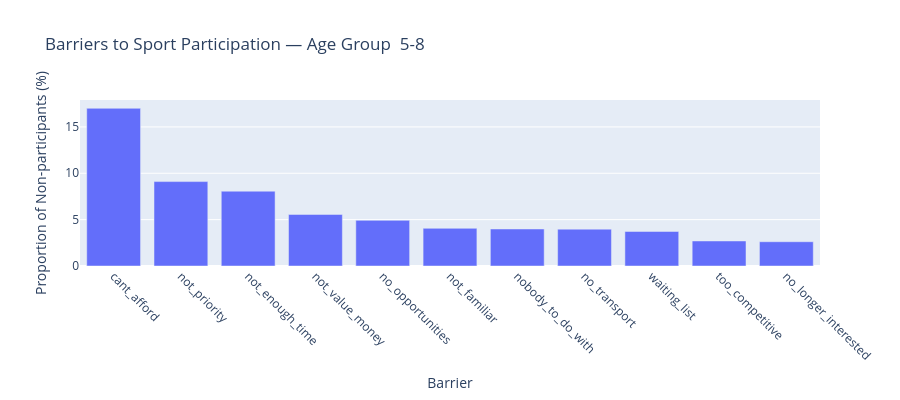
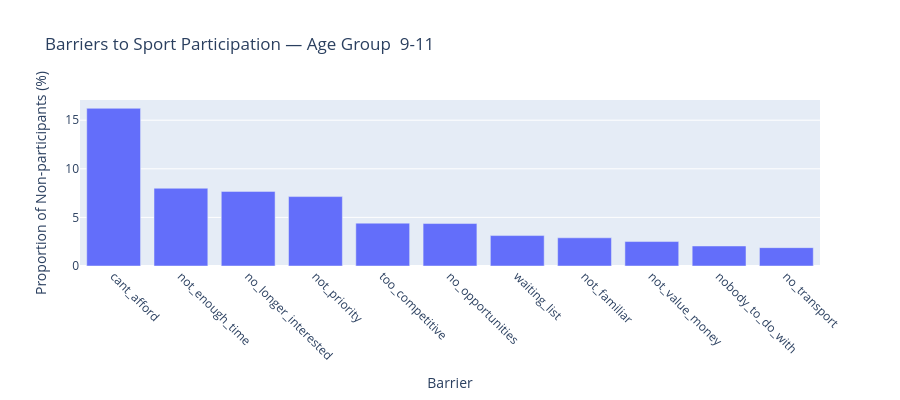
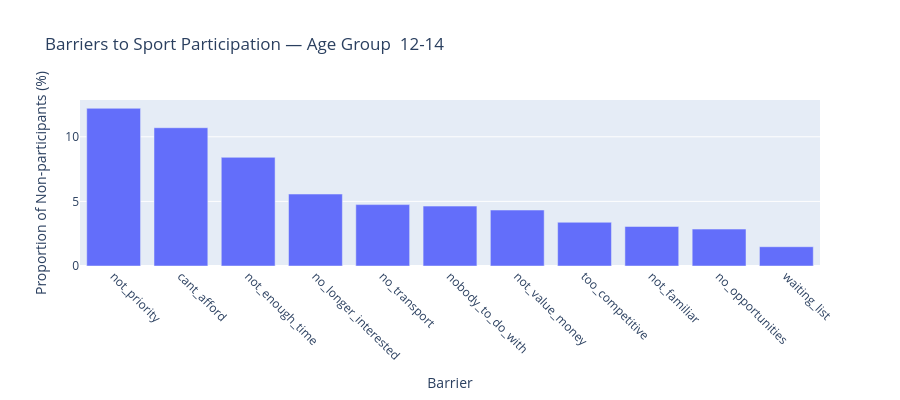
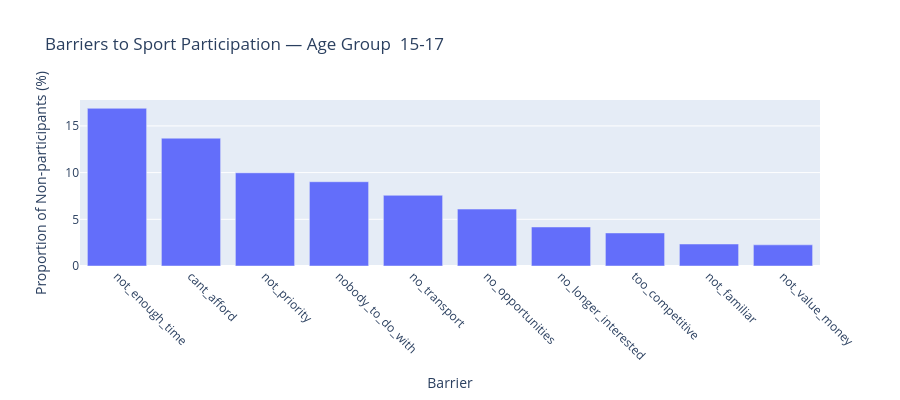

The cell these charts' notebook holds for them, in order:
### Markdown cell above
For visualisation, the analysis uses bar charts where each chart represents the proportion of each barrier for a specific age group. To achieve descending order for each chart individually, each row of the dataframe was separated and plotted independently.

Each bar chart contains proportion percentage on the y-axis and barrier names on the x-axis for readability. By looking at these charts, the ASC can identify major barriers and patterns more easily than looking at a combined table.

### Code cell
# Separate each age group into individual dataframes
age_groups = [' 5-8', ' 9-11', ' 12-14', ' 15-17']
dfs = {}

for age in age_groups:
    row = combined_barriers.loc[age].dropna().sort_values(ascending=False)
    dfs[age] = row
# Plot each age group separately
for age, data in dfs.items():
    fig = px.bar(
        x=data.index,
        y=data.values * 100,
        title=f'Barriers to Sport Participation — Age Group {age}',
        labels={'x': 'Barrier', 'y': 'Proportion of Non-participants (%)'},
        width=900,
        height=400
    )
    fig.update_xaxes(tickangle=45)
    fig.show()

### Figure 1 — Plotly figure (JSON) as saved in the notebook; plotly's stock layout.template omitted (floating-point values rounded to 4 significant figures)
{"data": [{"hovertemplate": "Barrier=%{x}<br>Proportion of Non-participants (%)=%{y}<extra></extra>", "legendgroup": "", "marker": {"color": "#636efa", "pattern": {"shape": ""}}, "name": "", "orientation": "v", "showlegend": false, "textposition": "auto", "type": "bar", "x": ["cant_afford", "not_priority", "not_enough_time", "not_value_money", "no_opportunities", "not_familiar", "nobody_to_do_with", "no_transport", "waiting_list", "too_competitive", "no_longer_interested"], "xaxis": "x", "y": [17.01, 9.104, 8.069, 5.559, 4.924, 4.064, 3.992, 3.972, 3.723, 2.698, 2.617], "yaxis": "y"}], "layout": {"barmode": "relative", "height": 400, "legend": {"tracegroupgap": 0}, "title": {"text": "Barriers to Sport Participation — Age Group  5-8"}, "width": 900, "xaxis": {"anchor": "y", "domain": [0, 1], "tickangle": 45, "title": {"text": "Barrier"}}, "yaxis": {"anchor": "x", "domain": [0, 1], "title": {"text": "Proportion of Non-participants (%)"}}}}

### Figure 2 — Plotly figure (JSON) as saved in the notebook; plotly's stock layout.template omitted (floating-point values rounded to 4 significant figures)
{"data": [{"hovertemplate": "Barrier=%{x}<br>Proportion of Non-participants (%)=%{y}<extra></extra>", "legendgroup": "", "marker": {"color": "#636efa", "pattern": {"shape": ""}}, "name": "", "orientation": "v", "showlegend": false, "textposition": "auto", "type": "bar", "x": ["cant_afford", "not_enough_time", "no_longer_interested", "not_priority", "too_competitive", "no_opportunities", "waiting_list", "not_familiar", "not_value_money", "nobody_to_do_with", "no_transport"], "xaxis": "x", "y": [16.22, 7.998, 7.676, 7.14, 4.408, 4.368, 3.131, 2.9, 2.516, 2.058, 1.888], "yaxis": "y"}], "layout": {"barmode": "relative", "height": 400, "legend": {"tracegroupgap": 0}, "title": {"text": "Barriers to Sport Participation — Age Group  9-11"}, "width": 900, "xaxis": {"anchor": "y", "domain": [0, 1], "tickangle": 45, "title": {"text": "Barrier"}}, "yaxis": {"anchor": "x", "domain": [0, 1], "title": {"text": "Proportion of Non-participants (%)"}}}}

### Figure 3 — Plotly figure (JSON) as saved in the notebook; plotly's stock layout.template omitted (floating-point values rounded to 4 significant figures)
{"data": [{"hovertemplate": "Barrier=%{x}<br>Proportion of Non-participants (%)=%{y}<extra></extra>", "legendgroup": "", "marker": {"color": "#636efa", "pattern": {"shape": ""}}, "name": "", "orientation": "v", "showlegend": false, "textposition": "auto", "type": "bar", "x": ["not_priority", "cant_afford", "not_enough_time", "no_longer_interested", "no_transport", "nobody_to_do_with", "not_value_money", "too_competitive", "not_familiar", "no_opportunities", "waiting_list"], "xaxis": "x", "y": [12.21, 10.7, 8.411, 5.568, 4.753, 4.636, 4.331, 3.385, 3.058, 2.856, 1.492], "yaxis": "y"}], "layout": {"barmode": "relative", "height": 400, "legend": {"tracegroupgap": 0}, "title": {"text": "Barriers to Sport Participation — Age Group  12-14"}, "width": 900, "xaxis": {"anchor": "y", "domain": [0, 1], "tickangle": 45, "title": {"text": "Barrier"}}, "yaxis": {"anchor": "x", "domain": [0, 1], "title": {"text": "Proportion of Non-participants (%)"}}}}

### Figure 4 — Plotly figure (JSON) as saved in the notebook; plotly's stock layout.template omitted (floating-point values rounded to 4 significant figures)
{"data": [{"hovertemplate": "Barrier=%{x}<br>Proportion of Non-participants (%)=%{y}<extra></extra>", "legendgroup": "", "marker": {"color": "#636efa", "pattern": {"shape": ""}}, "name": "", "orientation": "v", "showlegend": false, "textposition": "auto", "type": "bar", "x": ["not_enough_time", "cant_afford", "not_priority", "nobody_to_do_with", "no_transport", "no_opportunities", "no_longer_interested", "too_competitive", "not_familiar", "not_value_money"], "xaxis": "x", "y": [16.89, 13.68, 9.978, 9.023, 7.569, 6.095, 4.177, 3.539, 2.355, 2.267], "yaxis": "y"}], "layout": {"barmode": "relative", "height": 400, "legend": {"tracegroupgap": 0}, "title": {"text": "Barriers to Sport Participation — Age Group  15-17"}, "width": 900, "xaxis": {"anchor": "y", "domain": [0, 1], "tickangle": 45, "title": {"text": "Barrier"}}, "yaxis": {"anchor": "x", "domain": [0, 1], "title": {"text": "Proportion of Non-participants (%)"}}}}
